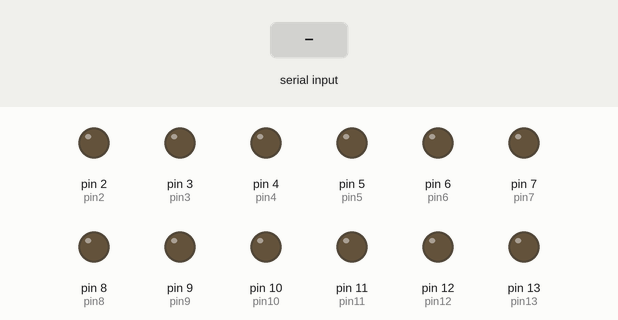
A sketch run on a simulated Arduino Uno, built with avr-gcc and run on an emulated ATmega328P. Shown: output pins drawn as LEDs (lit = HIGH). Inputs (shaded band) come from the test bench. What the sketch prints to the serial monitor is not drawn.

Above: at 1.2 s.
1.3 s: "2\n" received over Serial
At 3.4 s:
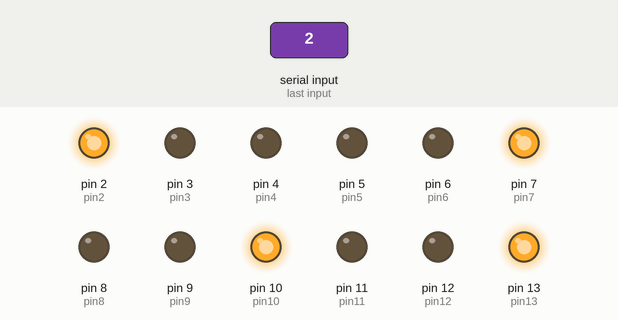
3.8 s: "90,45\n" received over Serial
At 4.2 s:
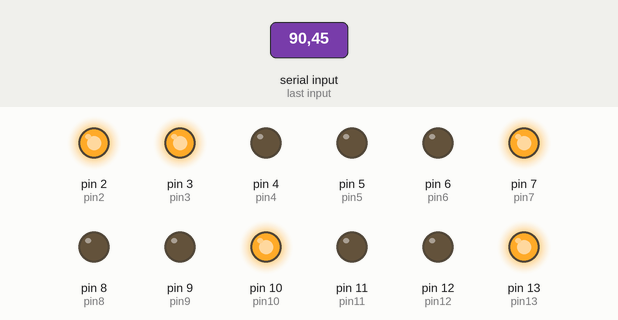
5.8 s: "4\n" received over Serial
At 7.5 s:
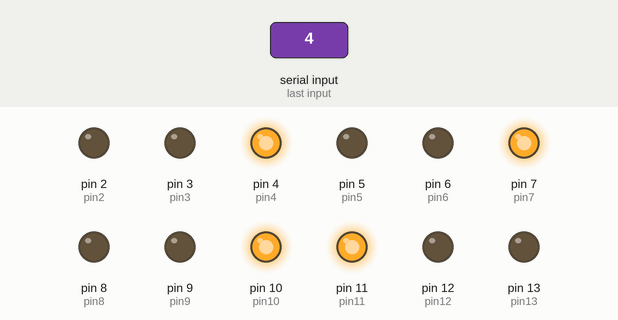
7.8 s: "30,150\n" received over Serial
At 8.2 s:
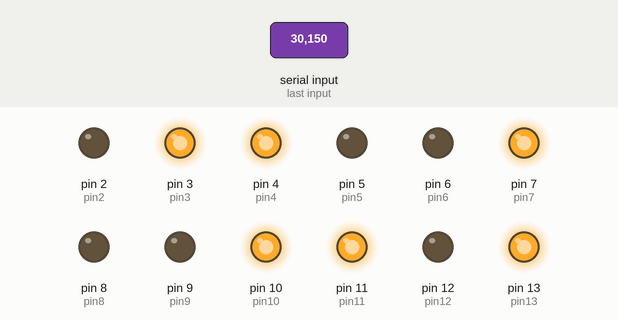
9.8 s: "6\n" received over Serial
At 10.2 s:
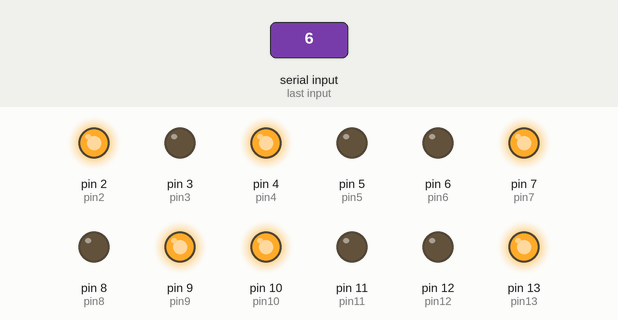
12.3 s: "200\n" received over Serial
At 12.7 s:
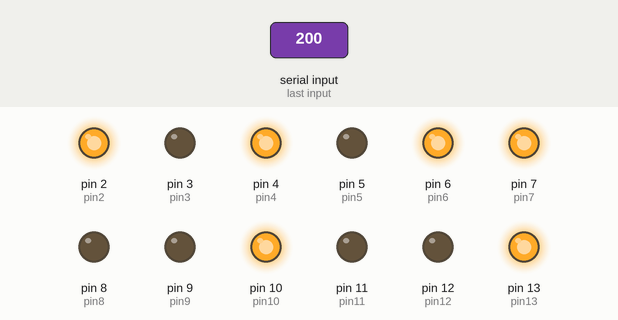
Timing chart, 0 to 15.3 s (numbered marks = the images above; inputs shaded):
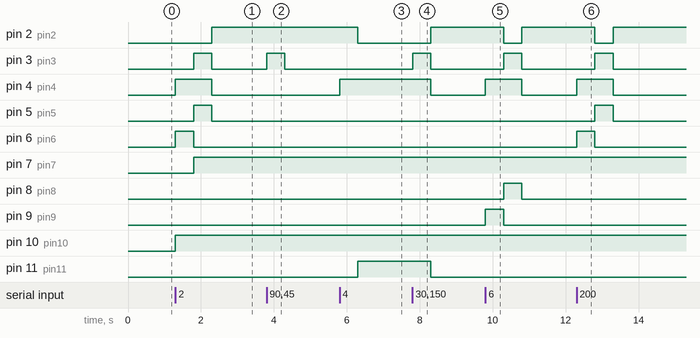

Measured:
- after the input at 1.3 s, pin 2 (pin2): LOW → HIGH after 1.0 s; pin 3 (pin3), pin 5 (pin5): LOW → HIGH after 0.50 s, → LOW 0.50 s later; pin 4 (pin4): LOW → HIGH at once, → LOW 1.0 s later; pin 6 (pin6): LOW → HIGH at once, → LOW 0.50 s later; pin 7 (pin7): LOW → HIGH after 0.50 s
- after the input at 3.8 s, pin 3 (pin3): LOW → HIGH at once, → LOW 0.50 s later
- after the input at 5.8 s, pin 2 (pin2), pin 13 (pin13): HIGH → LOW after 0.50 s; pin 4 (pin4): LOW → HIGH at once; pin 11 (pin11): LOW → HIGH after 0.50 s; pin 12 (pin12): LOW → HIGH at once, → LOW 0.50 s later
- after the input at 7.8 s, pin 2 (pin2): LOW → HIGH after 0.50 s; pin 3 (pin3): LOW → HIGH at once, → LOW 0.50 s later; pin 4 (pin4), pin 11 (pin11): HIGH → LOW after 0.50 s; pin 13 (pin13): LOW → HIGH at once
- after the input at 9.8 s, pin 2 (pin2): HIGH → LOW after 0.50 s, → HIGH 0.50 s later; pin 3 (pin3), pin 8 (pin8): LOW → HIGH after 0.50 s, → LOW 0.50 s later; pin 4 (pin4): LOW → HIGH at once, → LOW 1.0 s later; pin 9 (pin9): LOW → HIGH at once, → LOW 0.50 s later
- after the input at 12.3 s, pin 2 (pin2): HIGH → LOW after 0.50 s, → HIGH 0.50 s later; pin 3 (pin3), pin 5 (pin5): LOW → HIGH after 0.50 s, → LOW 0.50 s later; pin 4 (pin4): LOW → HIGH at once, → LOW 1.0 s later; pin 6 (pin6): LOW → HIGH at once, → LOW 0.50 s later

The sketch:

trafficlight_2.ino
```cpp
#if __has_include(<Arduino.h>)
#include <Arduino.h>
#else
#include <iostream>
#include <string>

#define HIGH 1
#define LOW 0
#define OUTPUT 1

class String {
public:
  String() = default;
  String(const std::string& value) : value_(value) {}

  int toInt() const {
    if (value_.empty()) {
      return 0;
    }
    return std::stoi(value_);
  }

private:
  std::string value_;
};

class HardwareSerial {
public:
  void begin(unsigned long) {}
  void setTimeout(unsigned long) {}

  bool available() {
    static bool firstCall = true;
    if (firstCall) {
      firstCall = false;
      return true;
    }
    return false;
  }

  String readString() {
    return String("0");
  }

  void print(int value) {
    std::cout << value;
  }
};

HardwareSerial Serial;

void pinMode(int, int) {}
void digitalWrite(int, int) {}
void delay(unsigned long) {}
#endif

int pin13 = 13;
int pin12 = 12;
int pin11 = 11;

int pin10 = 10;
int pin9 = 9;
int pin8 = 8;

int pin7 = 7;
int pin6 = 6;
int pin5 = 5;

int pin4 = 4;
int pin3 = 3;
int pin2 = 2;

int phase;
int x;
int ph=10;
void setup() {
  pinMode(pin13, OUTPUT);
  pinMode(pin12, OUTPUT);
  pinMode(pin11, OUTPUT);
  pinMode(pin10, OUTPUT);
  pinMode(pin9, OUTPUT);
  pinMode(pin8, OUTPUT);
  pinMode(pin7, OUTPUT);
  pinMode(pin6, OUTPUT);
  pinMode(pin5, OUTPUT);
  pinMode(pin4, OUTPUT);
  pinMode(pin3, OUTPUT);
  pinMode(pin2, OUTPUT);

  Serial.begin(9600);
  Serial.setTimeout(1);

}

void loop() {
    while (!Serial.available());
    phase = Serial.readString().toInt();
    Serial.print(phase + 1);
    if (ph!=phase){
      if (phase == 0){
        digitalWrite(pin13, HIGH);
        digitalWrite(pin10, HIGH);
        digitalWrite(pin7, HIGH);
        digitalWrite(pin3, HIGH);
        delay(500);
        digitalWrite(pin2, HIGH);
        digitalWrite(pin11, LOW);
        digitalWrite(pin12, LOW);
        digitalWrite(pin9, LOW);
        digitalWrite(pin8, LOW);
        digitalWrite(pin6, LOW);
        digitalWrite(pin5, LOW);
        digitalWrite(pin3, LOW);
        digitalWrite(pin4, LOW);
      }

      if (phase == 2){
        digitalWrite(pin13, HIGH);
        digitalWrite(pin10, HIGH);
        digitalWrite(pin6, HIGH);
        digitalWrite(pin4, HIGH);
        delay(500);
        digitalWrite(pin5, HIGH);
        digitalWrite(pin11, LOW);
        digitalWrite(pin12, LOW);
        digitalWrite(pin9, LOW);
        digitalWrite(pin8, LOW);
        digitalWrite(pin6, LOW);
        digitalWrite(pin7, LOW);
        digitalWrite(pin3, LOW);
        digitalWrite(pin2, LOW);
      }

      if (phase == 4){
        digitalWrite(pin12, HIGH);
        digitalWrite(pin10, HIGH);
        digitalWrite(pin7, HIGH);
        digitalWrite(pin4, HIGH);
        delay(500);
        digitalWrite(pin11, HIGH);
        digitalWrite(pin13, LOW);
        digitalWrite(pin12, LOW);
        digitalWrite(pin9, LOW);
        digitalWrite(pin8, LOW);
        digitalWrite(pin6, LOW);
        digitalWrite(pin5, LOW);
        digitalWrite(pin3, LOW);
        digitalWrite(pin2, LOW);
      }

      if (phase == 6){
        digitalWrite(pin13, HIGH);
        digitalWrite(pin9, HIGH);
        digitalWrite(pin7, HIGH);
        digitalWrite(pin4, HIGH);
        delay(500);
        digitalWrite(pin8, HIGH);
        digitalWrite(pin11, LOW);
        digitalWrite(pin12, LOW);
        digitalWrite(pin9, LOW);
        digitalWrite(pin10, LOW);
        digitalWrite(pin6, LOW);
        digitalWrite(pin5, LOW);
        digitalWrite(pin3, LOW);
        digitalWrite(pin2, LOW);
      }
      ph=phase;
    }
}
```
